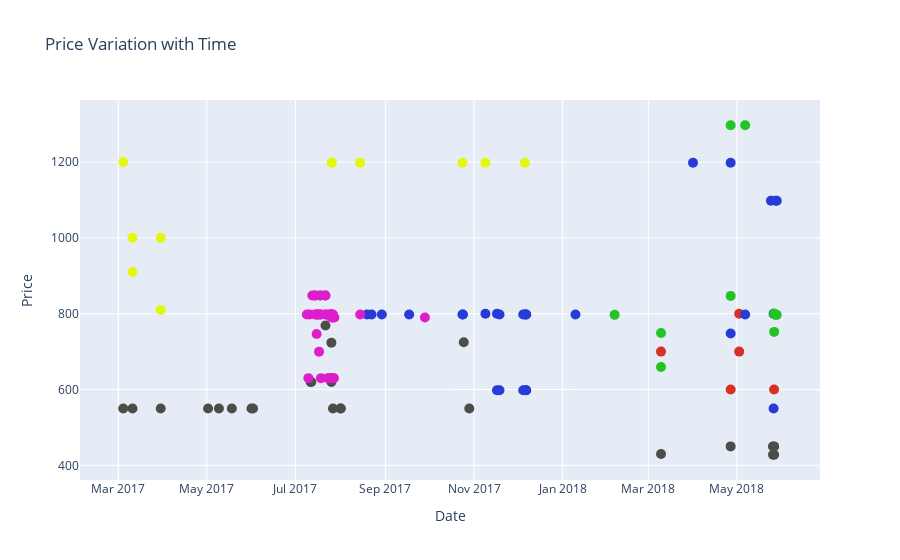

Here is the notebook cell this chart was saved with:
### Code cell
# Price variation of Low-Range TVs

data = splitDataFrameList(df.loc[df['Label'] == 'Low'][['Name', 'Price-Min', 'Date-Seen', 'Date-Added']], 'Date-Seen', ',')

colorsIdx = {'Hisense - 55 class - led - h9 series - 2160p - smart - 4k uhd tv with hdr"': 'rgb(215,48,39)', 
             'Samsung 55 class 4k (2160p) smart led tv (un55ku7000)"': 'rgb(228, 247, 15)',
             'Samsung - 55 class - led - curved - mu6490 series - 2160p - smart - 4k ultra hd tv with hdr"': 'rgb(39, 60, 215)',
             'Lg - 55 class - led - uj7700 series - 2160p - smart - 4k uhd tv with hdr"': 'rgb(37, 196, 37)',
             'Hisense - 55 class - led - h8 series - 2160p - smart - 4k uhd tv with hdr"': 'rgb(76, 77, 73)',
             'Sony xbr55x700d 55-inch 4k ultra hd smart led tv (2016 model)': 'rgb(222, 29, 203)'}
cols      = data['Name'].map(colorsIdx)

fig = go.Figure()
fig.add_trace(go.Scatter(
    x = data['Date-Seen'],
    y = data['Price-Min'],
    text=data['Name'],
    mode = 'markers',
    marker=dict(size=10, color=cols)
))
fig.update_layout(title='Price Variation with Time',
                 xaxis_title="Date",
                 yaxis_title="Price")

fig.show()

#fig.write_image("images/fig4.png")

### Figure 1 — Plotly figure (JSON) as saved in the notebook; plotly's stock layout.template omitted (floating-point values rounded to 4 significant figures)
{"data": [{"marker": {"color": ["rgb(215,48,39)", "rgb(215,48,39)", "rgb(215,48,39)", "rgb(215,48,39)", "rgb(215,48,39)", "rgb(215,48,39)", "rgb(228, 247, 15)", "rgb(228, 247, 15)", "rgb(228, 247, 15)", "rgb(228, 247, 15)", "rgb(228, 247, 15)", "rgb(228, 247, 15)", "rgb(228, 247, 15)", "rgb(228, 247, 15)", "rgb(228, 247, 15)", "rgb(228, 247, 15)", "rgb(228, 247, 15)", "rgb(39, 60, 215)", "rgb(39, 60, 215)", "rgb(39, 60, 215)", "rgb(39, 60, 215)", "rgb(39, 60, 215)", "rgb(39, 60, 215)", "rgb(39, 60, 215)", "rgb(39, 60, 215)", "rgb(39, 60, 215)", "rgb(39, 60, 215)", "rgb(39, 60, 215)", "rgb(39, 60, 215)", "rgb(39, 60, 215)", "rgb(39, 60, 215)", "rgb(39, 60, 215)", "rgb(39, 60, 215)", "rgb(39, 60, 215)", "rgb(39, 60, 215)", "rgb(39, 60, 215)", "rgb(39, 60, 215)", "rgb(39, 60, 215)", "rgb(39, 60, 215)", "rgb(39, 60, 215)", "rgb(39, 60, 215)", "rgb(39, 60, 215)", "rgb(39, 60, 215)", "rgb(39, 60, 215)", "rgb(39, 60, 215)", "rgb(37, 196, 37)", "rgb(37, 196, 37)", "rgb(37, 196, 37)", "rgb(37, 196, 37)", "rgb(37, 196, 37)", "rgb(37, 196, 37)", "rgb(37, 196, 37)", "rgb(37, 196, 37)", "rgb(37, 196, 37)", "rgb(37, 196, 37)", "rgb(76, 77, 73)", "rgb(76, 77, 73)", "rgb(76, 77, 73)", "rgb(76, 77, 73)", "rgb(76, 77, 73)", "rgb(76, 77, 73)", "rgb(76, 77, 73)", "rgb(76, 77, 73)", "rgb(76, 77, 73)", "rgb(76, 77, 73)", "rgb(76, 77, 73)", "rgb(76, 77, 73)", "rgb(76, 77, 73)", "rgb(76, 77, 73)", "rgb(76, 77, 73)", "rgb(76, 77, 73)", "rgb(76, 77, 73)", "rgb(76, 77, 73)", "rgb(76, 77, 73)", "rgb(76, 77, 73)", "rgb(76, 77, 73)", "rgb(76, 77, 73)", "rgb(76, 77, 73)", "rgb(76, 77, 73)", "rgb(222, 29, 203)", "rgb(222, 29, 203)", "rgb(222, 29, 203)", "rgb(222, 29, 203)", "rgb(222, 29, 203)", "rgb(222, 29, 203)", "rgb(222, 29, 203)", "rgb(222, 29, 203)", "rgb(222, 29, 203)", "rgb(222, 29, 203)", "rgb(222, 29, 203)", "rgb(222, 29, 203)", "rgb(222, 29, 203)", "rgb(222, 29, 203)", "rgb(222, 29, 203)", "rgb(222, 29, 203)", "rgb(222, 29, 203)", "rgb(222, 29, 203)", "rgb(222, 29, 203)", "rgb(222, 29, 203)", "rgb(222, 29, 203)", "rgb(222, 29, 203)", "rgb(222, 29, 203)", "rgb(222, 29, 203)", "rgb(222, 29, 203)", "rgb(222, 29, 203)", "rgb(222, 29, 203)", "rgb(222, 29, 203)", "rgb(222, 29, 203)", "rgb(222, 29, 203)", "rgb(222, 29, 203)", "rgb(222, 29, 203)", "rgb(222, 29, 203)", "rgb(222, 29, 203)", "rgb(222, 29, 203)", "rgb(222, 29, 203)", "rgb(222, 29, 203)", "rgb(222, 29, 203)"], "size": 10}, "mode": "markers", "text": ["Hisense - 55 class - led - h9 series - 2160p - smart - 4k uhd tv with hdr\"", "Hisense - 55 class - led - h9 series - 2160p - smart - 4k uhd tv with hdr\"", "Hisense - 55 class - led - h9 series - 2160p - smart - 4k uhd tv with hdr\"", "Hisense - 55 class - led - h9 series - 2160p - smart - 4k uhd tv with hdr\"", "Hisense - 55 class - led - h9 series - 2160p - smart - 4k uhd tv with hdr\"", "Hisense - 55 class - led - h9 series - 2160p - smart - 4k uhd tv with hdr\"", "Samsung 55 class 4k (2160p) smart led tv (un55ku7000)\"", "Samsung 55 class 4k (2160p) smart led tv (un55ku7000)\"", "Samsung 55 class 4k (2160p) smart led tv (un55ku7000)\"", "Samsung 55 class 4k (2160p) smart led tv (un55ku7000)\"", "Samsung 55 class 4k (2160p) smart led tv (un55ku7000)\"", "Samsung 55 class 4k (2160p) smart led tv (un55ku7000)\"", "Samsung 55 class 4k (2160p) smart led tv (un55ku7000)\"", "Samsung 55 class 4k (2160p) smart led tv (un55ku7000)\"", "Samsung 55 class 4k (2160p) smart led tv (un55ku7000)\"", "Samsung 55 class 4k (2160p) smart led tv (un55ku7000)\"", "Samsung 55 class 4k (2160p) smart led tv (un55ku7000)\"", "Samsung - 55 class - led - curved - mu6490 series - 2160p - smart - 4k ultra hd tv with hdr\"", "Samsung - 55 class - led - curved - mu6490 series - 2160p - smart - 4k ultra hd tv with hdr\"", "Samsung - 55 class - led - curved - mu6490 series - 2160p - smart - 4k ultra hd tv with hdr\"", "Samsung - 55 class - led - curved - mu6490 series - 2160p - smart - 4k ultra hd tv with hdr\"", "Samsung - 55 class - led - curved - mu6490 series - 2160p - smart - 4k ultra hd tv with hdr\"", "Samsung - 55 class - led - curved - mu6490 series - 2160p - smart - 4k ultra hd tv with hdr\"", "Samsung - 55 class - led - curved - mu6490 series - 2160p - smart - 4k ultra hd tv with hdr\"", "Samsung - 55 class - led - curved - mu6490 series - 2160p - smart - 4k ultra hd tv with hdr\"", "Samsung - 55 class - led - curved - mu6490 series - 2160p - smart - 4k ultra hd tv with hdr\"", "Samsung - 55 class - led - curved - mu6490 series - 2160p - smart - 4k ultra hd tv with hdr\"", "Samsung - 55 class - led - curved - mu6490 series - 2160p - smart - 4k ultra hd tv with hdr\"", "Samsung - 55 class - led - curved - mu6490 series - 2160p - smart - 4k ultra hd tv with hdr\"", "Samsung - 55 class - led - curved - mu6490 series - 2160p - smart - 4k ultra hd tv with hdr\"", "Samsung - 55 class - led - curved - mu6490 series - 2160p - smart - 4k ultra hd tv with hdr\"", "Samsung - 55 class - led - curved - mu6490 series - 2160p - smart - 4k ultra hd tv with hdr\"", "Samsung - 55 class - led - curved - mu6490 series - 2160p - smart - 4k ultra hd tv with hdr\"", "Samsung - 55 class - led - curved - mu6490 series - 2160p - smart - 4k ultra hd tv with hdr\"", "Samsung - 55 class - led - curved - mu6490 series - 2160p - smart - 4k ultra hd tv with hdr\"", "Samsung - 55 class - led - curved - mu6490 series - 2160p - smart - 4k ultra hd tv with hdr\"", "Samsung - 55 class - led - curved - mu6490 series - 2160p - smart - 4k ultra hd tv with hdr\"", "Samsung - 55 class - led - curved - mu6490 series - 2160p - smart - 4k ultra hd tv with hdr\"", "Samsung - 55 class - led - curved - mu6490 series - 2160p - smart - 4k ultra hd tv with hdr\"", "Samsung - 55 class - led - curved - mu6490 series - 2160p - smart - 4k ultra hd tv with hdr\"", "Samsung - 55 class - led - curved - mu6490 series - 2160p - smart - 4k ultra hd tv with hdr\"", "Samsung - 55 class - led - curved - mu6490 series - 2160p - smart - 4k ultra hd tv with hdr\"", "Samsung - 55 class - led - curved - mu6490 series - 2160p - smart - 4k ultra hd tv with hdr\"", "Samsung - 55 class - led - curved - mu6490 series - 2160p - smart - 4k ultra hd tv with hdr\"", "Samsung - 55 class - led - curved - mu6490 series - 2160p - smart - 4k ultra hd tv with hdr\"", "Lg - 55 class - led - uj7700 series - 2160p - smart - 4k uhd tv with hdr\"", "Lg - 55 class - led - uj7700 series - 2160p - smart - 4k uhd tv with hdr\"", "Lg - 55 class - led - uj7700 series - 2160p - smart - 4k uhd tv with hdr\"", "Lg - 55 class - led - uj7700 series - 2160p - smart - 4k uhd tv with hdr\"", "Lg - 55 class - led - uj7700 series - 2160p - smart - 4k uhd tv with hdr\"", "Lg - 55 class - led - uj7700 series - 2160p - smart - 4k uhd tv with hdr\"", "Lg - 55 class - led - uj7700 series - 2160p - smart - 4k uhd tv with hdr\"", "Lg - 55 class - led - uj7700 series - 2160p - smart - 4k uhd tv with hdr\"", "Lg - 55 class - led - uj7700 series - 2160p - smart - 4k uhd tv with hdr\"", "Lg - 55 class - led - uj7700 series - 2160p - smart - 4k uhd tv with hdr\"", "Hisense - 55 class - led - h8 series - 2160p - smart - 4k uhd tv with hdr\"", "Hisense - 55 class - led - h8 series - 2160p - smart - 4k uhd tv with hdr\"", "Hisense - 55 class - led - h8 series - 2160p - smart - 4k uhd tv with hdr\"", "Hisense - 55 class - led - h8 series - 2160p - smart - 4k uhd tv with hdr\"", "Hisense - 55 class - led - h8 series - 2160p - smart - 4k uhd tv with hdr\"", "Hisense - 55 class - led - h8 series - 2160p - smart - 4k uhd tv with hdr\"", "Hisense - 55 class - led - h8 series - 2160p - smart - 4k uhd tv with hdr\"", "Hisense - 55 class - led - h8 series - 2160p - smart - 4k uhd tv with hdr\"", "Hisense - 55 class - led - h8 series - 2160p - smart - 4k uhd tv with hdr\"", "Hisense - 55 class - led - h8 series - 2160p - smart - 4k uhd tv with hdr\"", "Hisense - 55 class - led - h8 series - 2160p - smart - 4k uhd tv with hdr\"", "Hisense - 55 class - led - h8 series - 2160p - smart - 4k uhd tv with hdr\"", "Hisense - 55 class - led - h8 series - 2160p - smart - 4k uhd tv with hdr\"", "Hisense - 55 class - led - h8 series - 2160p - smart - 4k uhd tv with hdr\"", "Hisense - 55 class - led - h8 series - 2160p - smart - 4k uhd tv with hdr\"", "Hisense - 55 class - led - h8 series - 2160p - smart - 4k uhd tv with hdr\"", "Hisense - 55 class - led - h8 series - 2160p - smart - 4k uhd tv with hdr\"", "Hisense - 55 class - led - h8 series - 2160p - smart - 4k uhd tv with hdr\"", "Hisense - 55 class - led - h8 series - 2160p - smart - 4k uhd tv with hdr\"", "Hisense - 55 class - led - h8 series - 2160p - smart - 4k uhd tv with hdr\"", "Hisense - 55 class - led - h8 series - 2160p - smart - 4k uhd tv with hdr\"", "Hisense - 55 class - led - h8 series - 2160p - smart - 4k uhd tv with hdr\"", "Hisense - 55 class - led - h8 series - 2160p - smart - 4k uhd tv with hdr\"", "Hisense - 55 class - led - h8 series - 2160p - smart - 4k uhd tv with hdr\"", "Sony xbr55x700d 55-inch 4k ultra hd smart led tv (2016 model)", "Sony xbr55x700d 55-inch 4k ultra hd smart led tv (2016 model)", "Sony xbr55x700d 55-inch 4k ultra hd smart led tv (2016 model)", "Sony xbr55x700d 55-inch 4k ultra hd smart led tv (2016 model)", "Sony xbr55x700d 55-inch 4k ultra hd smart led tv (2016 model)", "Sony xbr55x700d 55-inch 4k ultra hd smart led tv (2016 model)", "Sony xbr55x700d 55-inch 4k ultra hd smart led tv (2016 model)", "Sony xbr55x700d 55-inch 4k ultra hd smart led tv (2016 model)", "Sony xbr55x700d 55-inch 4k ultra hd smart led tv (2016 model)", "Sony xbr55x700d 55-inch 4k ultra hd smart led tv (2016 model)", "Sony xbr55x700d 55-inch 4k ultra hd smart led tv (2016 model)", "Sony xbr55x700d 55-inch 4k ultra hd smart led tv (2016 model)", "Sony xbr55x700d 55-inch 4k ultra hd smart led tv (2016 model)", "Sony xbr55x700d 55-inch 4k ultra hd smart led tv (2016 model)", "Sony xbr55x700d 55-inch 4k ultra hd smart led tv (2016 model)", "Sony xbr55x700d 55-inch 4k ultra hd smart led tv (2016 model)", "Sony xbr55x700d 55-inch 4k ultra hd smart led tv (2016 model)", "Sony xbr55x700d 55-inch 4k ultra hd smart led tv (2016 model)", "Sony xbr55x700d 55-inch 4k ultra hd smart led tv (2016 model)", "Sony xbr55x700d 55-inch 4k ultra hd smart led tv (2016 model)", "Sony xbr55x700d 55-inch 4k ultra hd smart led tv (2016 model)", "Sony xbr55x700d 55-inch 4k ultra hd smart led tv (2016 model)", "Sony xbr55x700d 55-inch 4k ultra hd smart led tv (2016 model)", "Sony xbr55x700d 55-inch 4k ultra hd smart led tv (2016 model)", "Sony xbr55x700d 55-inch 4k ultra hd smart led tv (2016 model)", "Sony xbr55x700d 55-inch 4k ultra hd smart led tv (2016 model)", "Sony xbr55x700d 55-inch 4k ultra hd smart led tv (2016 model)", "Sony xbr55x700d 55-inch 4k ultra hd smart led tv (2016 model)", "Sony xbr55x700d 55-inch 4k ultra hd smart led tv (2016 model)", "Sony xbr55x700d 55-inch 4k ultra hd smart led tv (2016 model)", "Sony xbr55x700d 55-inch 4k ultra hd smart led tv (2016 model)", "Sony xbr55x700d 55-inch 4k ultra hd smart led tv (2016 model)", "Sony xbr55x700d 55-inch 4k ultra hd smart led tv (2016 model)", "Sony xbr55x700d 55-inch 4k ultra hd smart led tv (2016 model)", "Sony xbr55x700d 55-inch 4k ultra hd smart led tv (2016 model)", "Sony xbr55x700d 55-inch 4k ultra hd smart led tv (2016 model)", "Sony xbr55x700d 55-inch 4k ultra hd smart led tv (2016 model)", "Sony xbr55x700d 55-inch 4k ultra hd smart led tv (2016 model)"], "type": "scatter", "x": ["2018-05-26T15:00:00", "2018-05-02T14:00:00", "2018-04-26T17:00:00", "2018-05-26T15:00:00", "2018-03-09T18:00:00", "2018-05-02T14:00:00", "2017-12-06T01:00:00", "2017-11-08T20:00:00", "2017-10-24T01:00:00", "2017-08-14T14:00:00", "2017-07-26T01:00:00", "2017-07-25T23:00:00", "2017-03-30T05:00:00", "2017-03-10T19:00:00", "2017-03-30T05:00:00", "2017-03-10T19:00:00", "2017-03-04T10:00:00", "2017-10-24T01:00:00", "2018-05-26T07:00:00", "2018-05-27T16:00:00", "2018-05-28T11:00:00", "2018-05-24T11:00:00", "2017-11-16T19:00:00", "2017-11-08T20:00:00", "2018-04-26T17:00:00", "2018-05-26T07:00:00", "2017-09-17T08:00:00", "2017-11-18T13:00:00", "2017-12-06T20:00:00", "2017-08-29T12:00:00", "2017-08-19T05:00:00", "2017-12-04T21:00:00", "2017-08-22T10:00:00", "2018-01-09T20:00:00", "2017-10-24T08:00:00", "2018-05-06T17:00:00", "2017-12-06T22:00:00", "2018-04-26T17:00:00", "2017-11-16T19:00:00", "2018-03-31T19:00:00", "2017-12-06T22:00:00", "2017-12-06T20:00:00", "2017-12-04T21:00:00", "2017-11-18T13:00:00", "2017-12-06T01:00:00", "2018-05-27T16:00:00", "2018-05-28T10:00:00", "2018-04-26T17:00:00", "2018-03-09T18:00:00", "2018-05-26T16:00:00", "2018-03-09T18:00:00", "2018-04-26T17:00:00", "2018-05-06T17:00:00", "2018-02-05T20:00:00", "2018-05-26T16:00:00", "2017-07-31T22:00:00", "2017-08-01T07:00:00", "2017-07-26T20:00:00", "2017-06-01T19:00:00", "2017-05-31T17:00:00", "2017-05-09T07:00:00", "2017-05-01T20:00:00", "2017-05-18T05:00:00", "2017-03-30T05:00:00", "2017-03-10T19:00:00", "2017-03-04T10:00:00", "2017-07-21T16:00:00", "2018-04-26T17:00:00", "2018-03-09T18:00:00", "2018-05-25T21:00:00", "2018-05-26T16:00:00", "2017-07-25T18:00:00", "2017-07-25T18:00:00", "2017-07-11T12:00:00", "2017-07-11T22:00:00", "2018-05-25T21:00:00", "2018-05-26T16:00:00", "2017-10-28T17:00:00", "2017-10-24T22:00:00", "2017-07-24T21:00:00", "2017-07-25T21:00:00", "2017-07-23T08:00:00", "2017-07-25T17:00:00", "2017-07-24T19:00:00", "2017-07-26T23:00:00", "2017-07-27T11:00:00", "2017-07-09T22:00:00", "2017-07-18T14:00:00", "2017-07-25T18:00:00", "2017-07-17T06:00:00", "2017-07-14T12:00:00", "2017-07-18T00:00:00", "2017-08-14T14:00:00", "2017-07-15T14:00:00", "2017-07-10T18:00:00", "2017-07-08T20:00:00", "2017-09-28T04:00:00", "2017-07-26T15:00:00", "2017-07-27T19:00:00", "2017-07-25T18:00:00", "2017-07-18T06:00:00", "2017-07-21T16:00:00", "2017-07-21T14:00:00", "2017-07-12T15:00:00", "2017-07-14T14:00:00", "2017-07-25T17:00:00", "2017-07-26T20:00:00", "2017-07-25T18:00:00", "2017-07-21T15:00:00", "2017-07-22T04:00:00", "2017-07-24T17:00:00", "2017-07-15T23:00:00", "2017-07-15T12:00:00", "2017-07-18T11:00:00", "2017-07-17T19:00:00", "2017-07-14T10:00:00", "2017-07-17T01:00:00"], "y": [800.0, 800.0, 600.0, 600.0, 700.0, 700.0, 1198.0, 1198.0, 1198.0, 1198.0, 1198.0, 1198.0, 1000.0, 1000.0, 810.0, 910.0, 1200.0, 798.0, 550.0, 1098.0, 1098.0, 1098.0, 800.0, 800.0, 1198.0, 800.0, 798.0, 798.0, 798.0, 798.0, 798.0, 798.0, 798.0, 798.0, 798.0, 798.0, 798.0, 747.9, 598.0, 1198.0, 598.0, 598.0, 598.0, 598.0, 798.0, 797.0, 797.0, 847.0, 749, 800.0, 659.4, 1297.0, 1297.0, 797.0, 752.0, 550.0, 550.0, 550.0, 550.0, 550.0, 550.0, 550.0, 550.0, 550.0, 550.0, 550.0, 769.0, 450.0, 430.0, 450.0, 450.0, 723.6, 620.0, 620.0, 620.0, 428.0, 428.0, 550.0, 724.7, 798, 798, 630.0, 630.0, 630.0, 630.0, 630.0, 630.0, 630.0, 630.0, 700.0, 848, 848, 798, 746.2, 798, 798, 790.0, 790.0, 790.0, 790.0, 848, 848, 848, 848, 848, 798, 798, 798, 798, 798, 798, 798, 798, 798, 798, 798, 798]}], "layout": {"title": {"text": "Price Variation with Time"}, "xaxis": {"title": {"text": "Date"}}, "yaxis": {"title": {"text": "Price"}}}}
